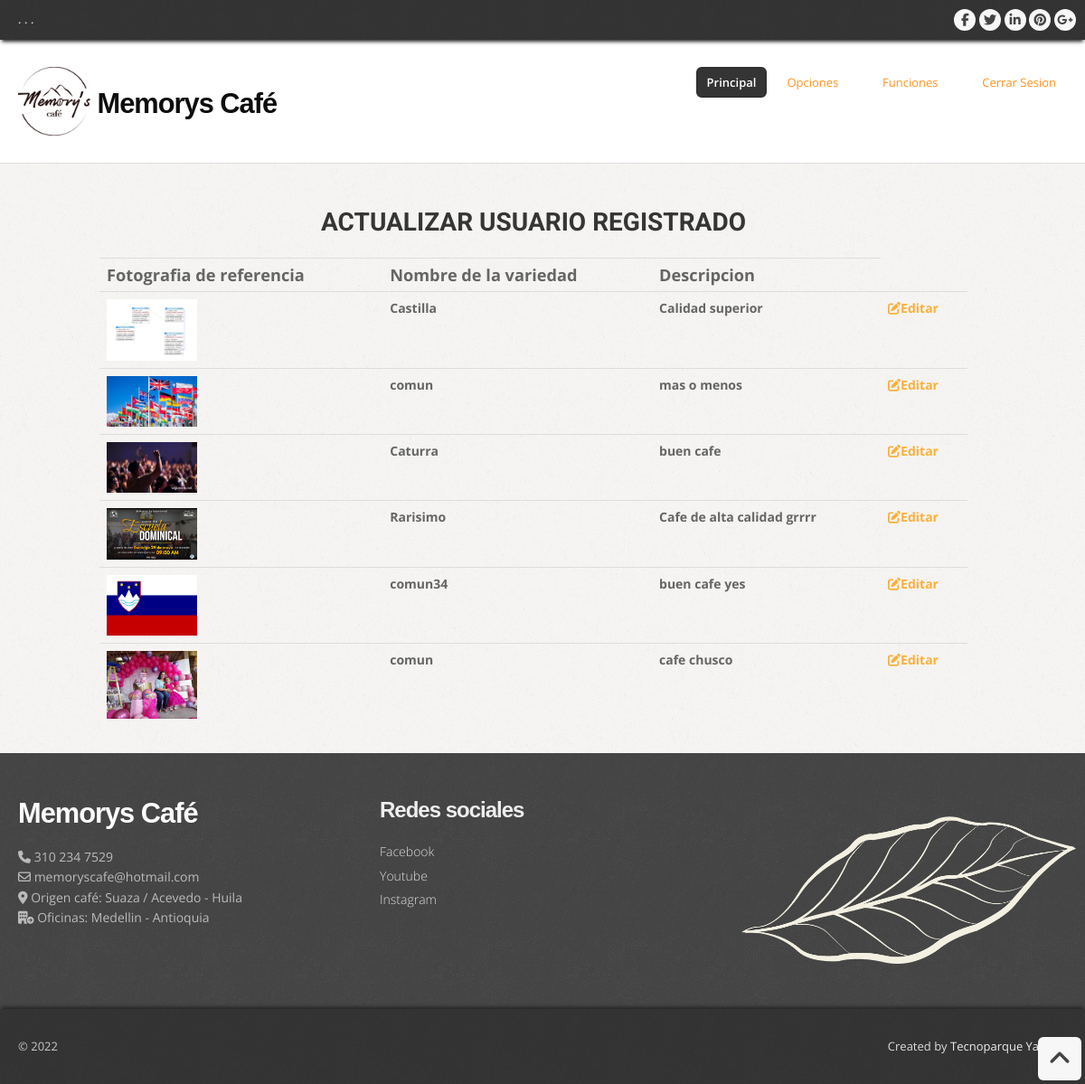
Screenshot of /template/funciones/actualizar_variedad.php with the database file from the repository.
### tables this page shows
CREATE TABLE `variedad` (
  `id_variedad` int(11) NOT NULL,
  `nombre_variedad` varchar(50) NOT NULL,
  `descripcion_var` varchar(250) NOT NULL,
  `foto_variedad` varchar(250) NOT NULL,
  `ruta_variedad` varchar(250) NOT NULL,
  `id_fin` int(11) NOT NULL
);

### template/funciones/actualizar_variedad.php (the view, shortened to what this page needs)
<?php
include '../conexion.php';
?>
<!DOCTYPE html>
<html lang="en">
<head>
  <link href="../css/bootstrap.css" rel="stylesheet" />
  <link href="../css/bootstrap-responsive.css" rel="stylesheet" />
  <link href="../css/prettyPhoto.css" rel="stylesheet" />
  <link href="../css/style.css" rel="stylesheet">
  <link rel="stylesheet" href="../../css/actualizar.css">
  <link id="t-colors" href="../color/default.css" rel="stylesheet" />
</head>
<body>
  <div id="wrapper">
    <header>
      <div class="top">
        <div class="container">
          <div class="row">
            <div class="span6">
              <ul class="topmenu">
                <li><a href="#">.</a></li>
                <li><a href="#">.</a></li>
                <li><a href="#">.</a></li>
              </ul>
            </div>
            <div class="span6">
              <ul class="social-network">
                <li><a href="#" data-placement="bottom" title="Facebook"><i class="icon-circled icon-bglight icon-facebook"></i></a></li>
                <li><a href="#" data-placement="bottom" title="Twitter"><i class="icon-circled icon-bglight icon-twitter"></i></a></li>
                <li><a href="#" data-placement="bottom" title="Linkedin"><i class="icon-circled icon-linkedin icon-bglight"></i></a></li>
                <li><a href="#" data-placement="bottom" title="Pinterest"><i class="icon-circled icon-pinterest  icon-bglight"></i></a></li>
                <li><a href="#" data-placement="bottom" title="Google +"><i class="icon-circled icon-google-plus icon-bglight"></i></a></li>
              </ul>
            </div>
          </div>
        </div>
      </div>
      <div class="container">
        <div class="row nomargin">
          <div class="span4">
            <div class="logo">
              <h1><img src="../icon/logo.png" width="80px" alt=""> Memorys Café</a></h1>
            </div>
          </div>
          <div class="span8">
            <div class="navbar navbar-static-top">
              <div class="navigation">
                <nav>
                  <ul class="nav topnav">
                    <li class="active">
                      <a href="inicio.php">Principal</a>
                    </li>
                    <li class="dropdown">
                      <a href="#">Opciones <i class="icon-angle-down"></i></a>
                    </li>
                    <li class="dropdown">
                      <a href="#">Funciones <i class="icon-angle-down"></i></a>
                    </li>
                    <li>
                      <a href="contact.html">Cerrar Sesion </a>
                    </li>
                  </ul>
                </nav>
              </div>
            </div>
          </div>
        </div>
      </div>
    </header>
    <section id="content">
      <div class="container">
        <div class="row">
        <h1 class="primertitulo2">ACTUALIZAR USUARIO REGISTRADO</h1>
        <table class="table table-striped-columns principal">
                <tr>
                <th class="box1">Fotografia de referencia</th>
                <th class="box1">Nombre de la variedad</th>
                <th class="box1">Descripcion</th>
                </tr>
                <tr>
                <?php
                  try {
                      $sql1="SELECT * FROM variedad";
                      $resultado=$cadena->prepare($sql1);
                      $resultado->execute(array());
                      while ($consulta = $resultado -> fetch (PDO:: FETCH_ASSOC)){
                       ?>
                       <tr>
                           <th class="box2"><img src="../fotografiaVariedad/<?=$consulta['foto_variedad']?>" title="<?=$consulta['foto_variedad']?>" width="100" height="100"></th>
                           <th class="box2"> <?php echo $consulta['nombre_variedad'];?></th>
                           <th class="box2"> <?php echo $consulta['descripcion_var'];?></th>
                           <th><a class="editar" href="actualizar_variedad1.php?cod=<?php echo $consulta ['id_variedad']?>"><i class="fa-solid fa-pen-to-square"></i>Editar</a></th>
                        </tr>
                       <?php
                      }
                  } catch (Exception $e) {
                    die (' ALERTA!! error en la consulta..'. $e->getMessage());
                  }
                ?>
              </table>
        </div>
      </div>
    </section>
    <footer>
      <div class="container">
        <div class="row">
          <div class="span4">
            <div class="widget">
              <div class="footer_logo">
                <h3><a href="index.html"> Memorys Café</a></h3>
              </div>
              <p>
                <i class="icon-phone"></i> 310 234 7529 <br>
                <i class="icon-envelope-alt"></i> memoryscafe@hotmail.com <br>
                <i class="fa-solid fa-location-dot"></i> Origen café: Suaza / Acevedo - Huila <br>
                <i class="fa-solid fa-building-circle-arrow-right"></i> Oficinas: Medellin - Antioquia
              </p>
            </div>
          </div>
          <div class="span4">
            <div class="widget">
              <h5 class="widgetheading">Redes sociales</h5>
              <ul class="link-list">
                <li><a href="#">Facebook</a></li>
                <li><a href="#">Youtube</a></li>
                <li><a href="#">Instagram</a></li>
              </ul>
            </div>
          </div>
          <div class="span4">
            <div class="widget">
              <img src="../images/hoja.png" width="100%" alt="">
            </div>
          </div>
        </div>
      </div>
      <div id="sub-footer">
        <div class="container">
          <div class="row">
            <div class="span6">
              <div class="copyright">
                <p><span>&copy; 2022</span></p>
              </div>
            </div>
            <div class="span6">
              <div class="credits">
                Created by <a href="">Tecnoparque Yamboro</a>
              </div>
            </div>
          </div>
        </div>
      </div>
    </footer>
  </div>
  <a href="#" class="scrollup"><i class="icon-angle-up icon-rounded icon-bglight icon-2x"></i></a>
</body>
</html>

### template/css/style.css (style rules this page uses)
body { font-family:'Open Sans', Arial, sans-serif; font-size:14px; font-weight:400; line-height:1.6em; color:#656565; }
a { color:#4b5056; }
.bold { font-weight:900; }
.container { padding:0 20px 0 20px; position:relative; }
.row { margin-bottom:30px; }
.row.nomargin { margin-bottom:0; }
header { background: ; margin:0; padding:0 0 20px; position:relative; z-index:2000; }
header .top { padding:10px 0 10px; margin:0 0 30px; background: url(../img/top-pattern-150.png) repeat; -webkit-box-shadow: 0 4px 4px -2px #222; -moz-box-shadow: 0 4px 4px -2px #222; box-shadow: 0 4px 4px -2px #222; }
header .logo { float:left; }
header .logo img { margin-bottom:10px; }
header .logo h1 { color:#0d0d0d; letter-spacing:-1px; font-size:2.2em; font-weight:900; margin:0; }
header .top .row { margin-bottom:0; }
ul.topmenu { list-style:none; margin:0; }
ul.topmenu li { display:inline; }
ul.topmenu li a { font-size:12px; color: #ddd; font-weight:600; }
ul.social-network { float:right; list-style:none; margin:0; }
ul.social-network li { display:inline; }
header .navigation { float:right; }
header ul.nav li { border:none; margin:0; }
header ul.nav li a { border:none; font-weight:400; }
.navbar .nav > li > a { font-size:13px; color: #FF931E; text-shadow: none; }
header ul.nav li a i { color:#fff; }
.navbar .nav > .active > a,.navbar .nav > .active > a:hover { font-weight:600; }
ul.nav li.dropdown a { z-index:1000; display:block; }
#content { position:relative; background:#fff; border-top:1px solid #ddd; padding:50px 0 0 0; }
#content { background-image: url(../img/pattern/pat-1.png); background-repeat: repeat; }
#content img { max-width:100%; height:auto; }
ul.link-list { margin:0; padding:0; list-style:none; }
ul.link-list li { margin:0; padding:2px 0 2px 0; list-style:none; }
footer ul.link-list li a { color:#ddd; font-weight:300; }
footer { padding:50px 0 0 0; color:#bbb; background: url(../img/header-pattern-150.png) repeat; }
footer a { color:#eee; text-decoration:none; }
footer h1, footer h2, footer h3, footer h4, footer h5, footer h6 { color:#eee; }
footer .footer_logo { margin-bottom:20px; }
footer .footer_logo h3 { color:#fdfdfd; letter-spacing:-1px; font-size:2.2em; font-weight:900; margin:0; }
footer .footer_logo h3 a { color:#fdfdfd; }
footer h5.widgetheading { text-transform:none; font-weight:600; letter-spacing:-1px; margin-bottom:20px; }
footer .widget i { color:#bbb; }
#sub-footer { background: url(../img/top-pattern-150.png) repeat; text-shadow:none; color:#ddd; padding:0; padding-top:30px; margin:20px 0 0 0; -webkit-box-shadow: 0 -4px 4px -2px #222; -moz-box-shadow: 0 -4px 4px -2px #222; box-shadow: 0 -4px 4px -2px #222; }
#sub-footer p { margin:0; padding:0; }
#sub-footer span { color:#c7c7c7; }
.copyright p { text-align:left; font-size:13px; }
.credits { text-align:right; font-size:13px; }
.scrollup { position:fixed; width:32px; height:32px; bottom:20px; right:20px; }
a.scrollup { outline:0; text-decoration:none; }
a i.icon-bglight, a i.icon-bgdark { display: inline-block; }
[class^="icon-"], [class*=" icon-"] { color:#404040; }

### css/actualizar.css (style rules this page uses)
.row .primertitulo2 { text-align: center; font-size: 2em; font-family: 'Roboto', sans-serif; }
.principal { width: 80%; margin: 0 auto; }
.box1 { font-size: 1.3em; }
.editar { color: #FBB03B ; font-size: 1em; }

### template/css/shortcodes.css (style rules this page uses)
i.icon-bglight { color: #444; background: #f7f7f7; }
.icon-rounded { display: inline-block; border-radius: 6px !important; -moz-border-radius: 6px !important; -webkit-border-radius: 6px !important; -o-border-radius: 6px !important; -ms-border-radius: 6px !important; text-align: center; width: 24px !important; height: 24px !important; line-height: 24px !important; }
.icon-rounded.icon-2x { width: 48px !important; height: 48px !important; line-height: 48px !important; }
.icon-circled { display: inline-block; border-radius: 1000px !important; -moz-border-radius: 1000px !important; -webkit-border-radius: 1000px !important; -o-border-radius: 1000px !important; -ms-border-radius: 1000px !important; text-align: center; width: 24px !important; height: 24px !important; line-height: 24px !important; }

### rows the page displays
variedad: foto_variedad (picture), nombre_variedad "Castilla", descripcion_var "Calidad superior"
variedad: foto_variedad (picture), nombre_variedad "comun", descripcion_var "mas o menos"
variedad: foto_variedad (picture), nombre_variedad "Caturra", descripcion_var "buen cafe"
variedad: foto_variedad (picture), nombre_variedad "Rarisimo", descripcion_var "Cafe de alta calidad grrrr"
variedad: foto_variedad (picture), nombre_variedad "comun34", descripcion_var "buen cafe yes"
variedad: foto_variedad (picture), nombre_variedad "comun", descripcion_var "cafe chusco"
